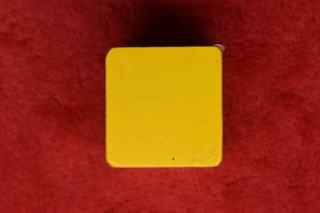
#> input picture Setup/2_image_dataset_config/image_preprocessing/2.Transform/yellow-block.jpg, 320 x 213 px
$ jupyter execute 07_perspectivity.ipynb
#> lines starting #> are read from the running program, lines starting #| are printed output that depends on the picture
[cell 1]
import cv2
import numpy as np
import matplotlib.pyplot as plt

img = cv2.imread('yellow-block.jpg',1)
#> img is the input picture: shape (213, 320, 3); mean B, G, R 16.7, 52, 150.2

imgInfo = img.shape
#> imgInfo = (213, 320, 3)
height = imgInfo[0]
#> height = 213
width = imgInfo[1]
#> width = 320
#src 4->dst 4 (Upper left corner, Lower left corner, Upper right corner)
matSrc = np.float32([[200,100],[200,400],[600,100],[width-1,height-1]])
matDst = np.float32([[200,200],[200,300],[500,200],[500,400]])
#Combine
matAffine = cv2.getPerspectiveTransform(matSrc,matDst)# mat 1 src 2 dst
dst = cv2.warpPerspective(img,matAffine,(width,height))
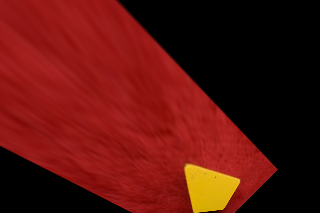
#> dst: shape (213, 320, 3); mean B, G, R 12.8, 18.5, 90.8
img_bgr2rgb = cv2.cvtColor(dst, cv2.COLOR_BGR2RGB)
plt.imshow(img_bgr2rgb)
plt.show()
